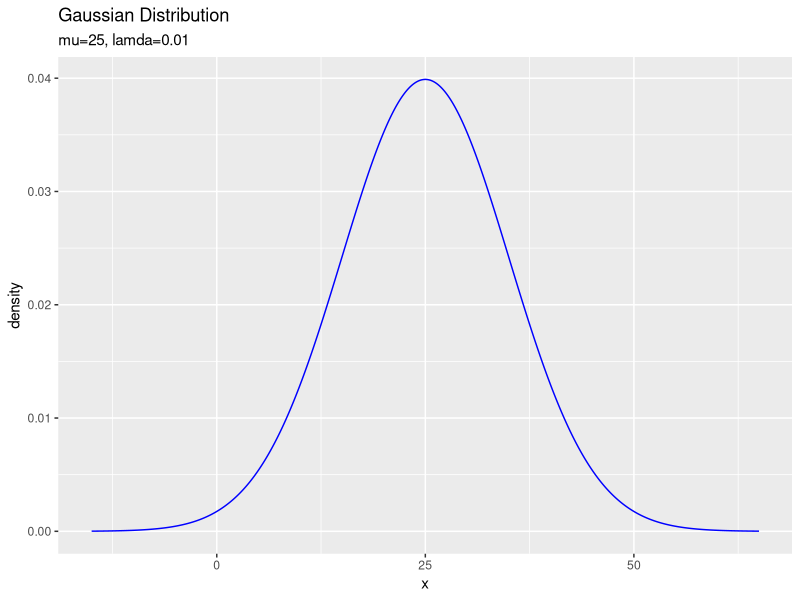
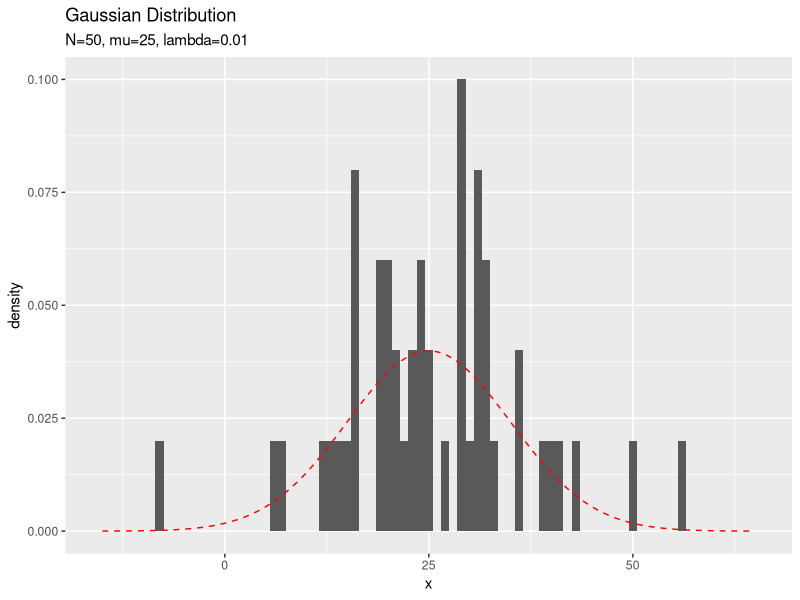
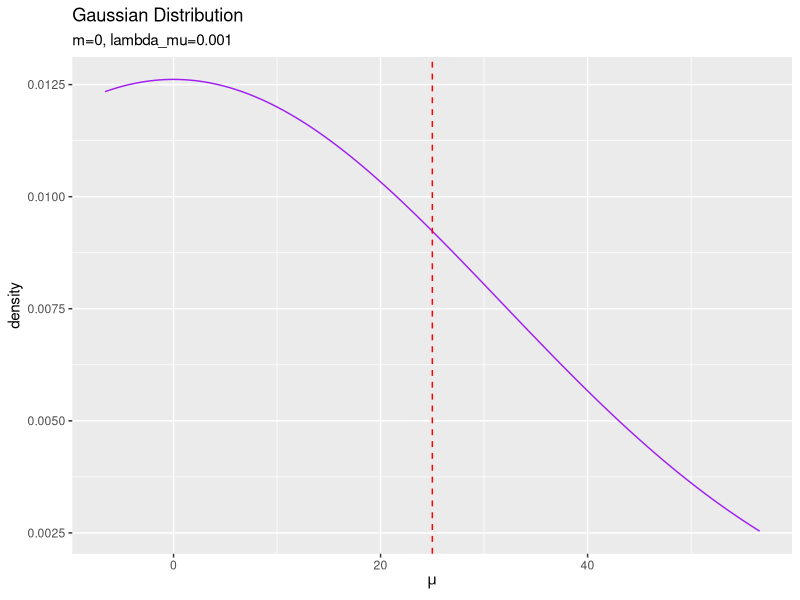
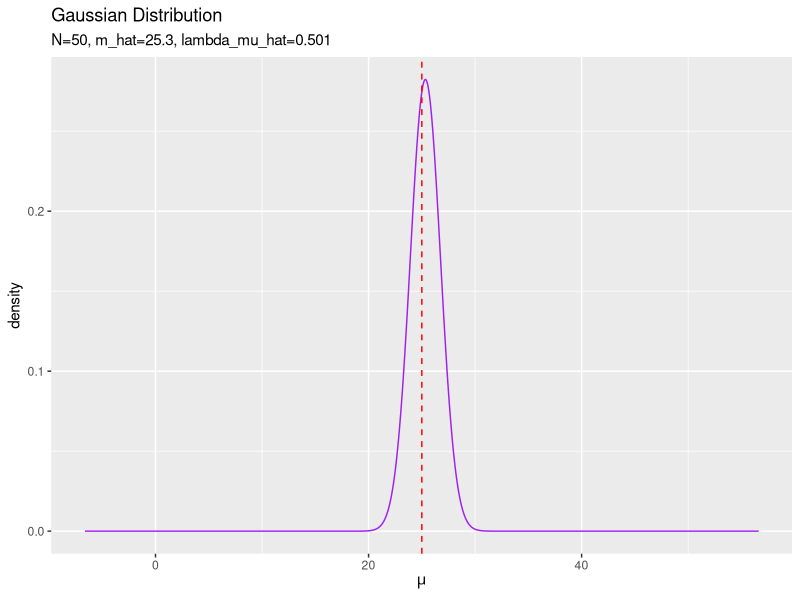
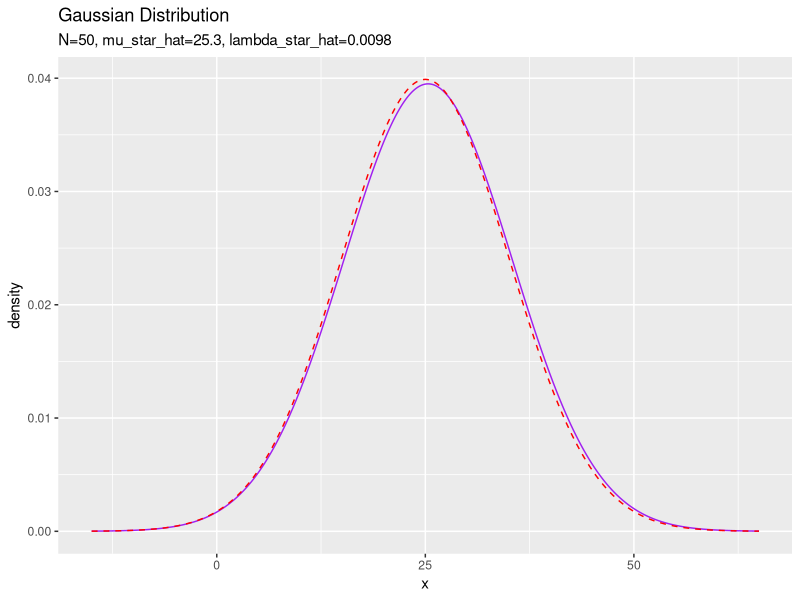

The R script that drew these images, in order:

# 3.3.1 1次元ガウス分布の学習と予測：平均が未知の場合 ----------------------------------------------------

# 3.3.1項で利用するパッケージ
library(tidyverse)


### 尤度(ガウス分布)の設定 -----

# 真の平均パラメータを指定
mu_truth <- 25

# (既知の)精度パラメータを指定
lambda <- 0.01
sqrt(1 / lambda) # 標準偏差


# 作図用のxの値を作成
x_vec <- seq(
  mu_truth - 4 * sqrt(1 / lambda), 
  mu_truth + 4 * sqrt(1 / lambda), 
  length.out = 1000
)

# 尤度を計算:式(2.64)
model_df <- tibble(
  x = x_vec, # x軸の値
  ln_C_N = - 0.5 * (log(2 * pi) - log(lambda)), # 正規化項(対数)
  density = exp(ln_C_N - 0.5 * lambda * (x - mu_truth)^2), # 確率密度
  #C_N = 1 / sqrt(2 * pi / lambda), # 正規化項
  #density = C_N * exp(- 0.5 * lambda * (x - mu_truth)^2) # 確率密度
  #density = dnorm(x = x, mean = mu_truth, sd = sqrt(1 / lambda)) # 確率密度
)

# 尤度を作図
ggplot(model_df, aes(x = x, y = density)) + 
  geom_line(color = "blue") + # 尤度
  labs(title = "Gaussian Distribution", 
       subtitle = paste0("mu=", round(mu_truth, 2), ", lamda=", lambda))


### データの生成 -----

# (観測)データ数を指定
N <- 50

# ガウス分布に従うデータを生成
x_n <- rnorm(n = N, mean = mu_truth, sd = sqrt(1 / lambda))

# 観測データを確認
summary(x_n)


# 観測データのデータフレームを作成
data_df <- tibble(x_n = x_n)

# 観測データのヒストグラムを作成
ggplot() + 
  #geom_histogram(data = data_df, aes(x = x_n), binwidth = 1) + # 観測データ:(度数)
  geom_histogram(data = data_df, aes(x = x_n, y = ..density..), binwidth = 1) + # 観測データ:(相対度数)
  geom_line(data = model_df, aes(x = x, y = density), 
            color = "red", linetype = "dashed") + # 真の分布
  labs(title = "Gaussian Distribution", 
       subtitle = paste0("N=", N, ", mu=", mu_truth, ", lambda=", lambda), 
       x = "x")


### 事前分布(ガウス分布)の設定 -----

# muの事前分布の平均パラメータを指定
m <- 0

# muの事前分布の精度パラメータを指定
lambda_mu <- 0.001
print(sqrt(1 / lambda_mu)) # 標準偏差


# 作図用のmuの値を作成
mu_vec <- seq(
  mu_truth - sqrt(1 / lambda_mu), 
  mu_truth + sqrt(1 / lambda_mu), 
  length.out = 1000
)

# muの事前分布を計算:式(2.64)
prior_df <- tibble(
  mu = mu_vec, # x軸の値
  ln_C_N = - 0.5 * (log(2 * pi) - log(lambda_mu)), # 正規化項(対数)
  density = exp(ln_C_N - 0.5 * lambda_mu * (mu - m)^2) # 確率密度
  #density = dnorm(x = mu, mean = m, sd = sqrt(1 / lambda_mu)) # 確率密度
)

# muの事前分布を作図
ggplot(prior_df, aes(x = mu, y = density)) + 
  geom_line(color = "purple") + # muの事前分布
  geom_vline(aes(xintercept = mu_truth), 
             color = "red", linetype = "dashed") + # 真の値
  labs(title = "Gaussian Distribution", 
       subtitle = paste0("m=", m, ", lambda_mu=", lambda_mu), 
       x = expression(mu))


### 事後分布(ガウス分布)の計算 -----

# muの事後分布のパラメータを計算:式(3.53),(3.54)
lambda_mu_hat <- N * lambda + lambda_mu
m_hat <- (lambda * sum(x_n) + lambda_mu * m) / lambda_mu_hat


# muの事後分布を計算:式(2.64)
posterior_df <- tibble(
  mu = mu_vec, # x軸の値
  ln_C_N = - 0.5 * (log(2 * pi) - log(lambda_mu_hat)), # 正規化項(対数)
  density = exp(ln_C_N - 0.5 * lambda_mu_hat * (mu - m_hat)^2) # 確率密度
  #density = dnorm(x = mu, mean = m_hat, sd = sqrt(1 / lambda_mu_hat)) # 確率密度
)

# muの事後分布を作図
ggplot(posterior_df, aes(x = mu, y = density)) + 
  geom_line(color = "purple") + # muの事後分布
  geom_vline(aes(xintercept = mu_truth), 
             color = "red", linetype = "dashed") + # 真の値
  labs(title = "Gaussian Distribution", 
       subtitle = paste0("N=", N, 
                         ", m_hat=", round(m_hat, 1), 
                         ", lambda_mu_hat=", round(lambda_mu_hat, 5)), 
       x = expression(mu))


### 予測分布(ガウス分布)を計算 -----

# 予測分布のパラメータを計算:式(3.62')
lambda_star_hat <- lambda * lambda_mu_hat / (lambda + lambda_mu_hat)
mu_star_hat <- m_hat
#lambda_star_hat <- (N * lambda + lambda_mu) * lambda / ((N + 1) * lambda + lambda_mu)
#mu_star_hat <- (lambda * sum(x_n) + lambda_mu * m) / (N * lambda + lambda_mu)

# 予測分布を計算:式(2.64)
predict_df <- tibble(
  x = x_vec, # x軸の値
  ln_C_N = - 0.5 * (log(2 * pi) - log(lambda_star_hat)), # 正規化項(対数)
  density = exp(ln_C_N - 0.5 * lambda_star_hat * (x - mu_star_hat)^2) # 確率密度
  #density = dnorm(x = x, mean = mu_star_hat, sd = sqrt(1 / lambda_star_hat)) # 確率密度
)

# 予測分布を作図
ggplot() + 
  geom_line(data = predict_df, aes(x = x, y = density), 
            color = "purple") + # 予測分布
  geom_line(data = model_df, aes(x = x, y = density), 
            color = "red", linetype = "dashed") + # 真の分布
  labs(title = "Gaussian Distribution", 
       subtitle = paste0("N=", N, 
                         ", mu_star_hat=", round(mu_star_hat, 1), 
                         ", lambda_star_hat=", round(lambda_star_hat, 5)))


# ・アニメーションによる推移の確認 ----------------------------------------------------

# 3.3.1項で利用するパッケージ
library(tidyverse)
library(gganimate)


### モデルの設定 -----

# 真の平均パラメータを指定
mu_truth <- 25

# (既知の)精度パラメータを指定
lambda <- 0.01


# muの事前分布の平均パラメータを指定
m <- 0

# muの事前分布の精度パラメータを指定
lambda_mu <- 0.001


# 作図用のmuの値を作成
mu_vec <- seq(
  mu_truth - sqrt(1 / lambda_mu), 
  mu_truth + sqrt(1 / lambda_mu), 
  length.out = 1000
)

# muの事前分布(ガウス分布)を計算:式(2.64)
posterior_df <- tibble(
  mu = mu_vec, # x軸の値
  density = dnorm(x = mu, mean = m, sd = sqrt(1 / lambda_mu)), # 確率密度
  label = as.factor(
    paste0(
      "N=", 0, ", m=", m, ", lambda_mu=", lambda_mu
    )
  ) # フレーム切替用のラベル
)


# 初期値による予測分布のパラメータを計算:式(3.62)
lambda_star <- lambda * lambda_mu / (lambda + lambda_mu)
mu_star <- m


# 作図用のxの値を作成
x_vec <- seq(
  mu_truth - 4 * sqrt(1 / lambda), 
  mu_truth + 4 * sqrt(1 / lambda), 
  length.out = 1000
)

# 初期値による予測分布(ガウス分布)を計算:式(2.64)
predict_df <- tibble(
  x = x_vec, # x軸の値
  density = dnorm(x = x, mean = mu_star, sd = sqrt(1 / lambda_star)),  # 確率密度
  label = as.factor(
    paste0(
      "N=", 0, ", mu_star=", mu_star, ", lambda_star=", lambda_star
    )
  ) # フレーム切替用のラベル
)


### 推論処理 -----

# データ数(試行回数)を指定
N <- 100

# 観測データの受け皿を作成
x_n <- rep(0, N)

# ベイズ推論
for(n in 1:N){
  
  # ガウス分布に従うデータを生成
  x_n[n] <- rnorm(n = 1, mean = mu_truth, sd = sqrt(1 / lambda))
  
  # muの事後分布のパラメータを更新:式(3.53),(3.54)
  lambda_mu_old <- lambda_mu
  lambda_mu <- lambda + lambda_mu
  m <- (lambda * x_n[n] + lambda_mu_old * m) / lambda_mu
  
  # muの事後分布(ガウス分布)を計算:式(2.64)
  tmp_posterior_df <- tibble(
    mu = mu_vec, # x軸の値
    density = dnorm(x = mu, mean = m, sd = sqrt(1 / lambda_mu)), # 確率密度
    label = as.factor(
      paste0(
        "N=", n, ", m_hat=", round(m, 1), ", lambda_mu_hat=", round(lambda_mu, 5)
      )
    ) # フレーム切替用のラベル
  )
  
  # 予測分布のパラメータを更新:式(3.62)
  lambda_star <- lambda * lambda_mu / (lambda + lambda_mu)
  mu_star <- m
  
  # 予測分布(ガウス分布)を計算:式(2.64)
  tmp_predict_df <- tibble(
    x = x_vec, # x軸の値
    density = dnorm(x = x, mean = mu_star, sd = sqrt(1 / lambda_star)), # 確率密度
    label = as.factor(
      paste0(
        "N=", n, ", mu_star_hat=", round(mu_star, 1), ", lambda_star_hat=", round(lambda_star, 5)
      )
    ) # フレーム切替用のラベル
  )
  
  # 推論結果を結合
  posterior_df <- rbind(posterior_df, tmp_posterior_df)
  predict_df <- rbind(predict_df, tmp_predict_df)
}

# 観測データを確認
summary(x_n)


### 作図処理 -----

# 観測データのデータフレームを作成
label_list <- unique(posterior_df[["label"]]) # ラベルを抽出
data_df <- tibble(x_n = NA, label = label_list[1]) # 初期値
for(n in 1:N) {
  # n回目までの観測データ
  tmp_df <- tibble(
    x_n = x_n[1:n], 
    label = label_list[n + 1] # フレーム切替用のラベル
  )
  
  # 結合
  data_df <- rbind(data_df, tmp_df)
}

# muの事後分布を作図
posterior_graph <- ggplot() + 
  geom_line(data = posterior_df, aes(x = mu, y = density), 
            color = "purple") + # muの事後分布
  geom_vline(aes(xintercept = mu_truth), 
             color = "red", linetype = "dashed") + # 真の値
  geom_point(data = data_df, aes(x = x_n, y = 0)) + # 観測データ
  gganimate::transition_manual(label) + # フレーム
  labs(title = "Gaussian Distribution", 
       subtitle = "{current_frame}", 
       x = expression(mu))

# gif画像を出力
gganimate::animate(posterior_graph, nframes = N + 1, fps = 10)


# 尤度を計算
model_df <- tibble(
  x = x_vec, # x軸の値
  density = dnorm(x, mean = mu_truth, sd = sqrt(1 / lambda)) # 確率密度
)

# 観測データのデータフレームを作成
label_list <- unique(predict_df[["label"]]) # ラベルを抽出
data_df <- tibble(x_n = NA, label = label_list[1]) # 初期値
for(n in 1:N) {
  # n回目までの観測データ
  tmp_df <- tibble(
    x_n = x_n[1:n], 
    label = label_list[n + 1] # フレーム切替用のラベル
  )
  
  # 結合
  data_df <- rbind(data_df, tmp_df)
}

# 予測分布を作図
predict_graph <- ggplot() + 
  geom_line(data = predict_df, aes(x = x, y = density), 
            color = "purple") + # 予測分布
  geom_line(data = model_df, aes(x = x, y = density), 
            color = "red", linetype = "dashed") + # 真の分布
  geom_point(data = data_df, aes(x = x_n, y = 0)) + # 観測データ
  gganimate::transition_manual(label) + # フレーム
  #ylim(c(0, 0.3)) +
  labs(title = "Gaussian Distribution", 
       subtitle = "{current_frame}")

# gif画像を出力
gganimate::animate(predict_graph, nframes = N + 1, fps = 10)
